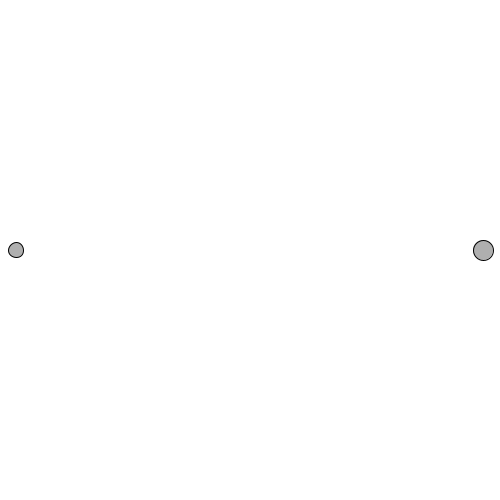
Frame 1 (no input)
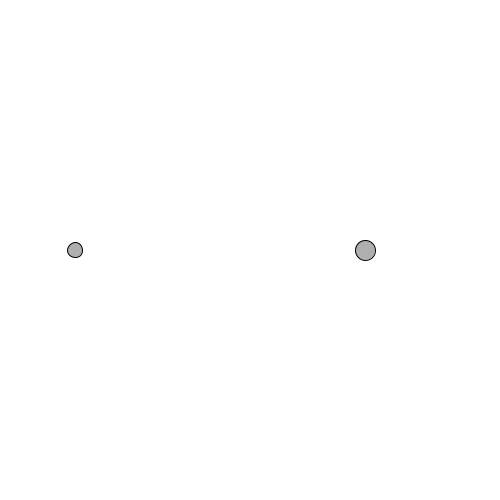
Frame 60 (the mouse pressed at the canvas centre just before this capture)
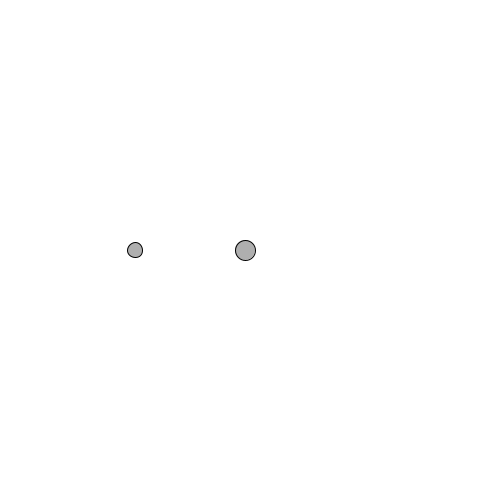
Frame 120 (the mouse held since frame 60 and released just before this capture)

The Processing sketch that drew these frames (run headless with seeded random() and noise(); from frame 60 on, the mouse is pressed at the canvas centre):

// Processing sketch: mgermain_PP3_1
// ── mgermain_PP3_1.pde
// Declare Mover object.
Mover mover;
Mover mover2;

void setup() {
  size(500,500);
  // Create Mover object.
  mover = new Mover(15,250,1,0,15);
  mover2 = new Mover(485,250,-2,0,20);
}

void draw() {
  background(255);

  //[full] Call functions on Mover object.
  mover.update();
  mover.checkEdges();
  mover.display();
  mover2.update();
  mover2.checkEdges();
  mover2.display();
  mover.checkCollision(mover2);
 
  //[end]
}

class Mover {

  //[full] Our object has two PVectors: location and velocity.
  PVector location;
  PVector velocity;
  float radius;
  //[end]

  Mover(float x, float y, float xSpeed, float ySpeed,float r) {
    location = new PVector(x,y);
    velocity = new PVector(xSpeed,ySpeed);
    radius = r;
  }

void checkCollision(Mover mover2) {

    
    PVector distanceVect = PVector.sub(mover2.location, location);

    
    float distanceVectMag = distanceVect.mag();

    // Minimum distance before they are touching
    float minDistance = 15;

    if (distanceVectMag < minDistance) {
mover2.location.x = mover2.location.x*-1;
location.x = location.x*-1;
    }
}

  void update() {
    // Motion 101: Location changes by velocity.
    location.add(velocity);
  }

  void display() {
    stroke(0);
    fill(175);
    ellipse(location.x,location.y,radius,radius);
    
  }
    

  void checkEdges() {
    if (location.x > width ||location.x < 0) {
      velocity.x =velocity.x *-1 ;
    } 

    if (location.y > 5||location.y<0) {
      velocity.y = velocity.y*-1;
    } 
  }
}
